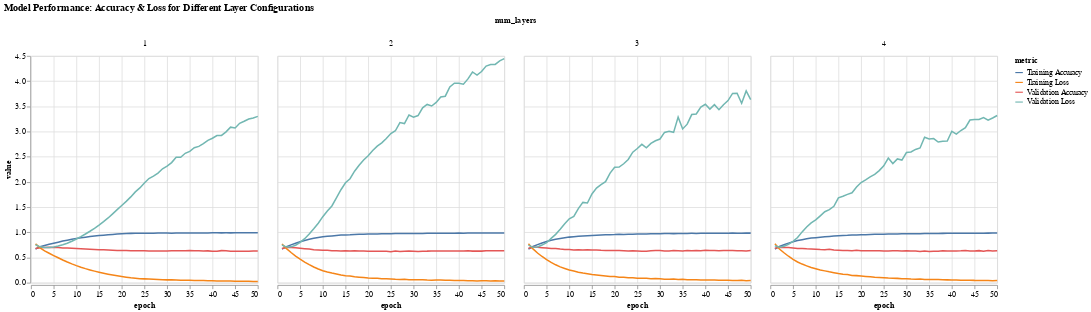

Source (notebook cell):
### Markdown cell above
Now, we are going to see the scenario of decreasing nodes per layer that forms a Pyramid Structure

### Code cell
import altair as alt

layers_list = [1, 2, 3, 4]

print("Testing Pyramid Structure:")
df_all_models = pd.DataFrame()

for num_layers in layers_list:
    nodes = [128 // (2 ** i) for i in range(num_layers)]  # Decrease nodes per layer
    print(f"\nTraining model with layers: {nodes}")
    model = Sequential()
    model.add(InputLayer(input_shape=(462,)))
    for n in nodes:
        model.add(Dense(n, activation='relu'))
    model.add(Dense(3, activation='softmax'))
    
    # Compile the model
    model.compile(optimizer='adam',
                  loss='sparse_categorical_crossentropy',
                  metrics=['accuracy'])

    # Train the model
    history = model.fit(
        X_train, y_train,
        epochs=50,
        batch_size=32,
        validation_data=(X_valid, y_valid),
        verbose=0
    )

    # Prepare data for plotting
    df = pd.DataFrame({
        'epoch': range(1, 51),
        'training_accuracy': history.history['accuracy'],
        'validation_accuracy': history.history['val_accuracy'],
        'training_loss': history.history['loss'],
        'validation_loss': history.history['val_loss'],
        'num_layers': [num_layers] * 50
    })
    
    # Melt the dataframe for long format
    df_long = df.melt(id_vars=['epoch', 'num_layers'], 
                      value_vars=['training_accuracy', 'validation_accuracy', 'training_loss', 'validation_loss'],
                      var_name='metric', value_name='value')
    
    # Concatenate all data
    df_all_models = pd.concat([df_all_models, df_long], ignore_index=True)

# Define the color mapping for metrics
color_mapping = {
    'training_accuracy': 'Training Accuracy',
    'validation_accuracy': 'Validation Accuracy',
    'training_loss': 'Training Loss',
    'validation_loss': 'Validation Loss'
}

df_all_models['metric'] = df_all_models['metric'].map(color_mapping)

# Altair plot: Interactive plot for all models
chart = alt.Chart(df_all_models).mark_line().encode(
    x='epoch',
    y='value',
    color='metric',
    column='num_layers:O',  # Separate charts for each layer configuration
    tooltip=['epoch', 'value', 'metric', 'num_layers']
).properties(
    title="Model Performance: Accuracy & Loss for Different Layer Configurations",
    width=300,
    height=300
)

# Display the chart
chart.display()

### Figure 1 — Vega-Lite specification as saved in the notebook (floating-point values rounded to 4 significant figures; data arrays with more than 128 entries replaced by an {"elided": "..."} marker saying what was removed)
{"config": {"view": {"continuousWidth": 300, "continuousHeight": 300}}, "data": {"name": "data-893579be991d2b42f5cae72b48ae078f"}, "mark": {"type": "line"}, "encoding": {"color": {"field": "metric", "type": "nominal"}, "column": {"field": "num_layers", "type": "ordinal"}, "tooltip": [{"field": "epoch", "type": "quantitative"}, {"field": "value", "type": "quantitative"}, {"field": "metric", "type": "nominal"}, {"field": "num_layers", "type": "quantitative"}], "x": {"field": "epoch", "type": "quantitative"}, "y": {"field": "value", "type": "quantitative"}}, "height": 300, "title": "Model Performance: Accuracy & Loss for Different Layer Configurations", "width": 300, "$schema": "https://vega.github.io/schema/vega-lite/v5.20.1.json", "datasets": {"data-893579be991d2b42f5cae72b48ae078f": {"elided": "800 records"}}}
